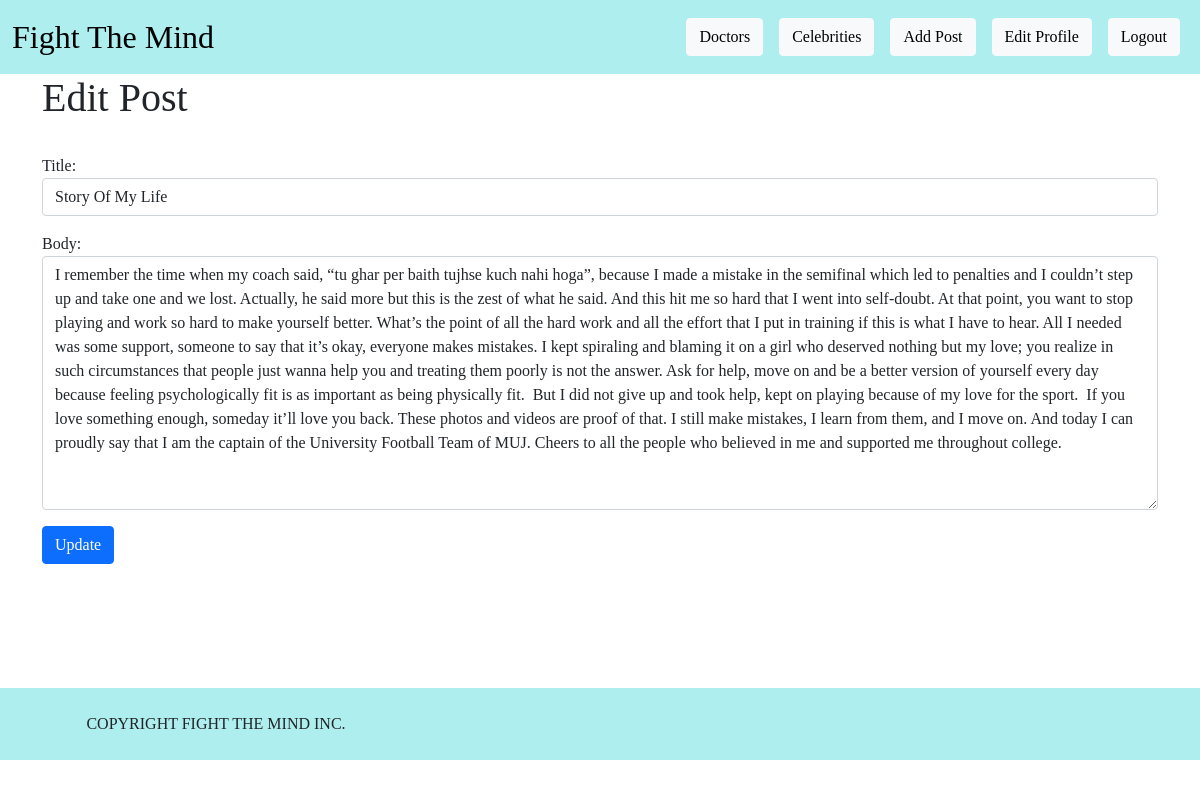
Before: /article/edit/16 (signed in) with the older database file.
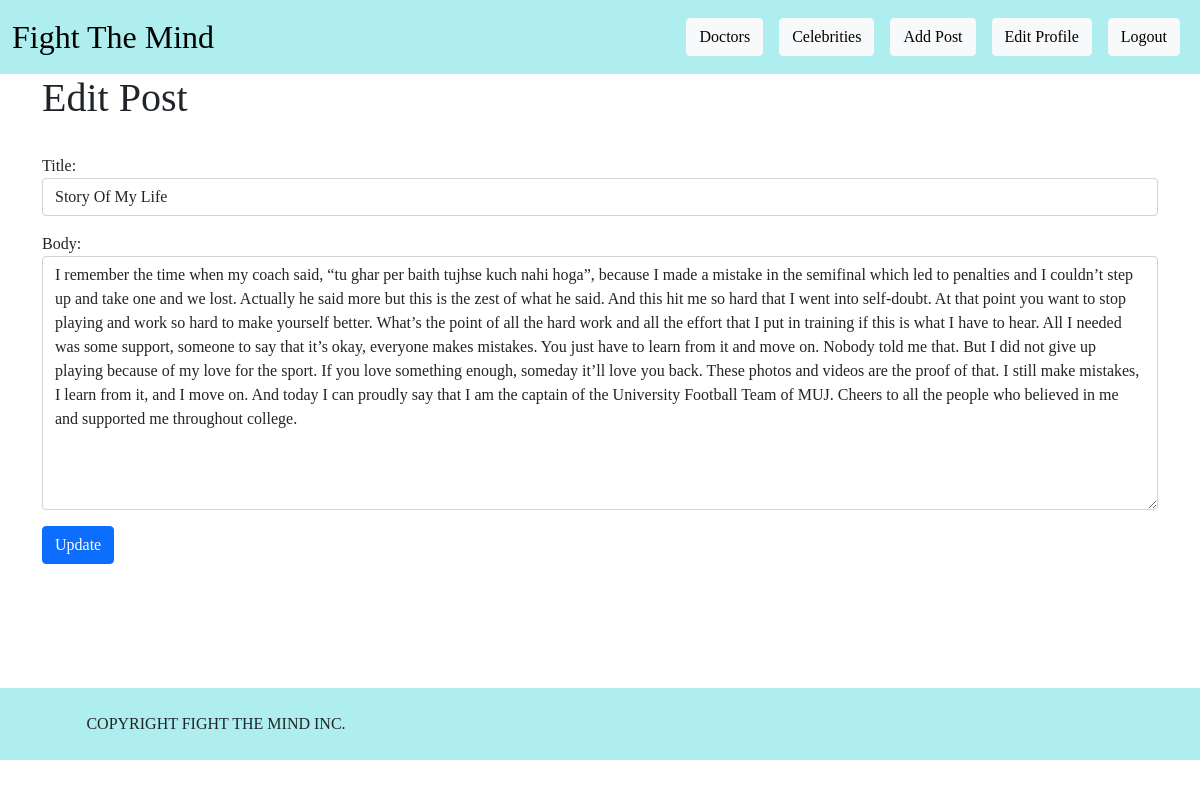
After: the same page with the newer database file.
### picblog/models.py (models this page shows, shortened)
class Post(models.Model):
    title= models.CharField(max_length=255)
    author= models.ForeignKey(User, on_delete=models.CASCADE)
    body = models.TextField()
    header_image = models.ImageField(upload_to="images/")

### picblog/views.py (the view)
# urls.py: path('article/edit/<int:pk>',UpdatePostView.as_view(), name='update')
class UpdatePostView(UpdateView):
    model = Post
    form_class= UpdateForm
    template_name = 'update.html'

### picblog/forms.py
class UpdateForm(forms.ModelForm):
    class Meta:
        model= Post
        fields=('title','body')
        widgets={
            'title': forms.TextInput(attrs={'class': 'form-control'}),
            'body': forms.Textarea(attrs={'class': 'form-control'}),
        }

### picblog/templates/update.html (shortened to what this page needs)
{% extends 'base.html' %} {% block content %} {% if user.is_authenticated %}
<h1>Edit Post</h1>
<br />
<div class="form-group" style="margin-bottom: 76px">
	<form method="POST" enctype="multipart/form-data">
		{% csrf_token %} {{form.as_p}}
		<button class="btn btn-primary">Update</button>
	</form>
</div>
{% endif %}
<br />
<br />
{% endblock %}

Changed rows visible on the page:
changed Post "Story Of My Life": body "…one and we lost. Actually, he said more but this is the zest of what he said. And this hit me so hard that I went into self-doubt. At that point, you want to stop playing and work so hard to make yourself better. What’s the point of all the hard work and all the effort that I put in training if this is what I have to hear. All I needed was some support, someone to say that it’s okay, everyone makes mistakes. I kept spiraling and blaming it on a girl who deserved nothing but my love; you realize in such circumstances that people just wanna help you and treating them poorly is not the answer. Ask for help, move on and be a better version of yourself every day because feeling psychologically…" → "…one and we lost. Actually he said more but this is the zest of what he said. And this hit me so hard that I went into self-doubt. At that point you want to stop playing and work so hard to make yourself better. What’s the point of all the hard work and all the effort that I put in training if this is what I have to hear. All I needed was some support, someone to say that it’s okay, everyone makes mistakes. You just have to learn from it and move on. Nobody told me that. But I did not give up playing because of my love for the sport. If you love something enough, someday it’ll love you back. These photos and videos are the proof of that. I still make mistakes, I learn from it, and I move…"
